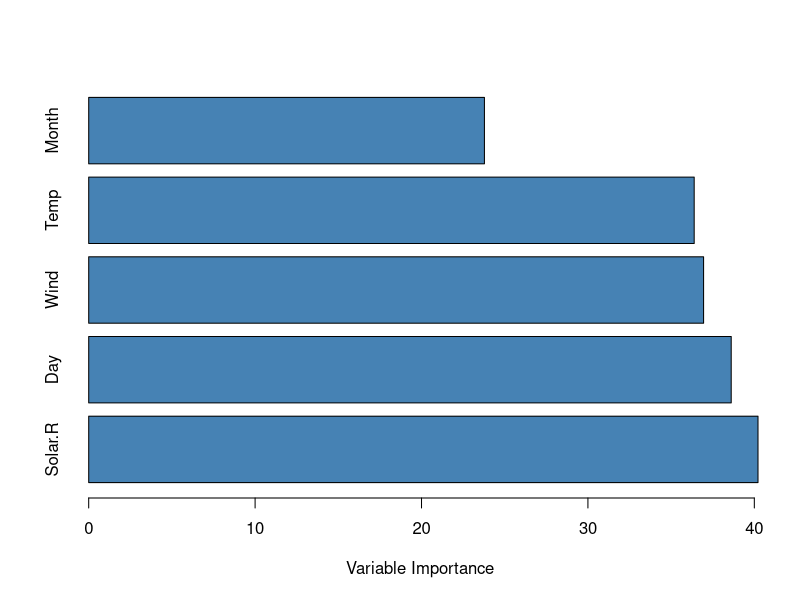
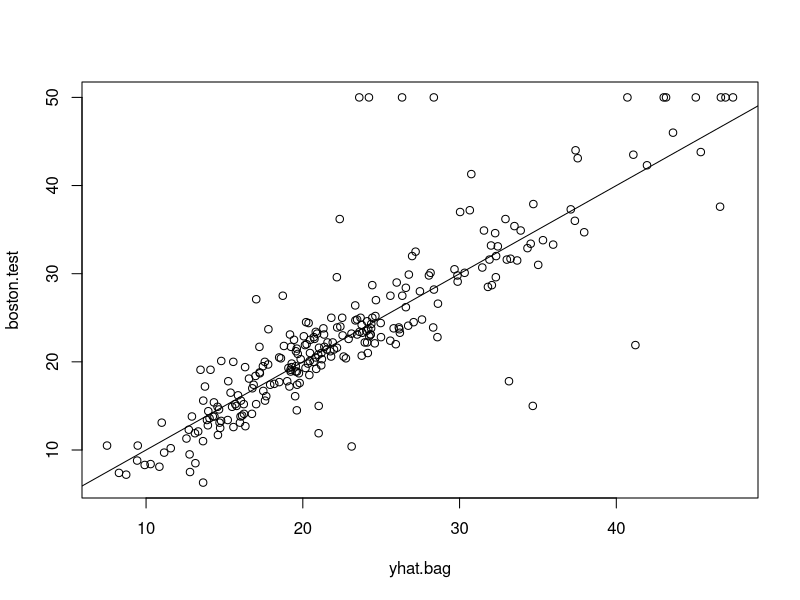
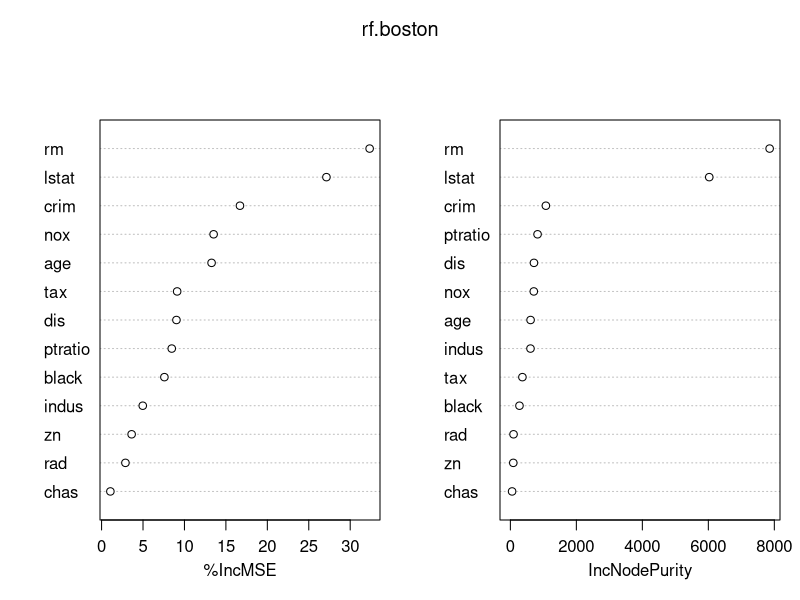

Recreate these plots in R, in order.
## ---- chunk 1
# Bagging
# for data wrangling
library(dplyr) 
# for calculating variable importance
library(e1071)
# for general model fitting
library(caret)
# for fitting decision trees
library(rpart)
# for fitting bagged decision trees
library(ipred)
# The dataset airquality is a built-in R dataset which contains air quality measurements in New York on 153 individual days. 
str(airquality)
# The bagging() function from the ipred library is applied on airquality dataset.
# 150 bootstrapped samples are generated to build the bagged model and the coob to be TRUE to obtain the estiamted out-of-bag error. 
# minsplit=2 tells the model to only require 2 observations in a node to split. cp is the complexity parameter. By setting it to zero, we do not require the model to be able to improve the overall fit by any amount in order to perform a split. 
set.seed(1)
bag=bagging(formula=Ozone~., data=airquality, nbagg=150, coob=TRUE, control=rpart.control(minsplit = 2, cp=0))
bag
# visualize the importance of the predictor variables by calculating the total reduction in RSS (residual sum of squares) due to the split over a given predictor, averaged over all of the trees. 
# the varlmp() function from the caret library will create a variable importance plot for the fitted bagged model.
# calculate variable imporance
VI=data.frame(var=names(airquality[, -1]), imp=varImp(bag))
# sort variable importance descending
VI_plot=VI[order(VI$Overall, decreasing = TRUE), ]
# visualize variable importance with horizontal bar plot
barplot(VI_plot$Overall, names.arg = rownames(VI_plot), horiz = TRUE, col='steelblue', xlab='Variable Importance')
# Use the Bagging Model to make predictions
# define new observation
new=data.frame(Solar.R=150, Wind=8, Temp=70, Month=5, Day=5)
# use fitted bagged model to predict Ozone value for new observation
predict(bag, newdata = new)
## ---- chunk 2
# Random Forest
# the randomForest package in R can do bagging and random forests. Recall that bagging is simply a special case of a random forest with m=p. Therefore, the randomForest() function can be used to perform both random forests and bagging. 
library(randomForest)
# Fit a regression tree to the Boston dataset. First, we create a training set, and fit the tree to the training data. 
library(MASS)
set.seed(1)
train=sample(1:nrow(Boston), nrow(Boston)/2)
# We perform bagging as follows. The argument mtry=12 indicates that all 12 predictors should be considered for each split of the tree. 
bag.boston=randomForest(medv~., data=Boston, subset=train, mtry=12, importance=TRUE)
bag.boston
# prediction from bagging
yhat.bag=predict(bag.boston, newdata = Boston[-train, ])
boston.test=Boston[-train, "medv"]
plot(yhat.bag, boston.test)
abline(0, 1)
mean((yhat.bag-boston.test)^2)
# We could change the number of trees grown by randomForest() using the ntree argument.
bag.boston=randomForest(medv~., data=Boston, subset=train, mtry=12, ntree=25)
yhat.bag=predict(bag.boston, newdata = Boston[-train, ])
mean((yhat.bag-boston.test)^2)
# Growing a random forest proceeds in exactly the same way, except that we use a smaller value of the mtry argument. By default, randomForest() uses p/3 variables when building a random forest of regression trees, and p^{1/2} variables when building a random forest of classification trees.
set.seed(1)
rf.boston=randomForest(medv~., data=Boston, subset=train, mtry=6, importance=TRUE)
yhat.rf=predict(rf.boston, newdata=Boston[-train, ])
mean((yhat.rf-boston.test)^2)
# the importance() function can view the importance of each variable
# Two measures of variable importance are reported. The first is based upon the mean decrease of accuracy in predictions on the out of bag samples when a given variable is permuted. The second is a measure of the total decrease in node impurity that results from splits over that variable, averaged over all trees. In the case of regression trees, the node impurity is measured by the training RSS, and for classification trees by the deviance. 
importance(rf.boston)
# Plots of these importance measures can be produced by the varImpPlot() function.
varImpPlot(rf.boston)
